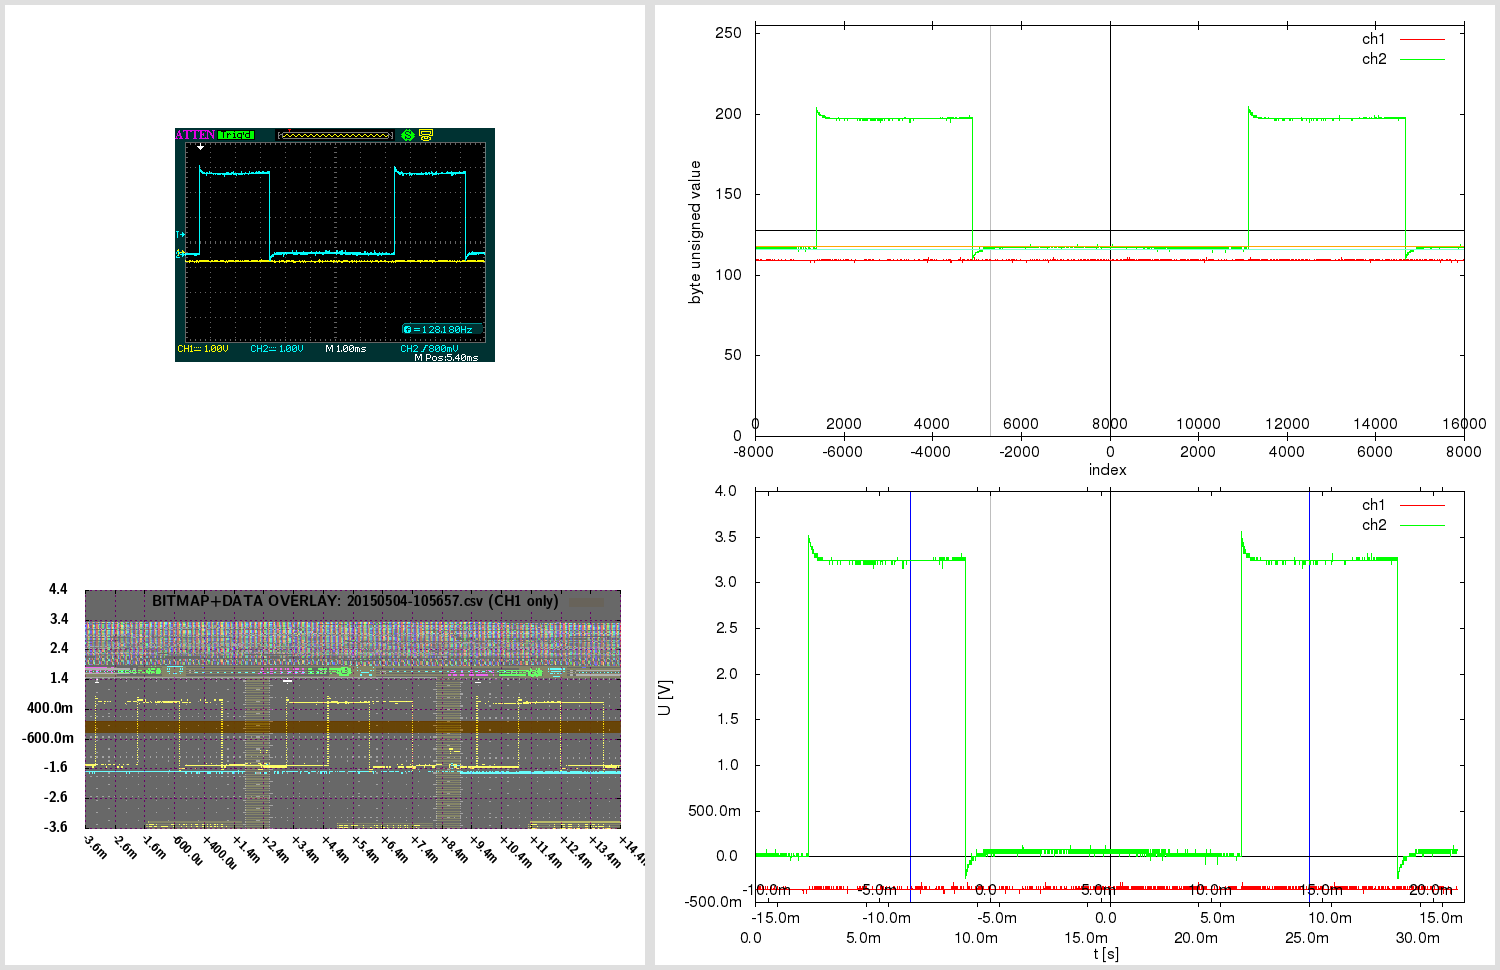

Write the gnuplot code that produced this figure.

# 20150504-105657.gnuplot [generated by /home/warreee/attenload/adsparse-wave.pl]
# single gnuplot file, with two potentially independent scripts
# generates three plots: one based on integer, other based on real (SI) values
# and one bitmap overlay - and then montages them using ImageMagick

# attengrab .csv can just be centered (over t)
# -> the x=0 (t=0) will correspond to scope center
# (but .DAV/.CSV will also need extra sample alignment)

# in Linux, to see available fonts, do:
# fc-list --verbose | grep 'fullname:' | less
# the two fonts used here:
# LMSansDemiCond10-Regular or "Latin Modern Sans Demi Cond"; and Helvetica
# Helvetica doesn't even get reported on my system:
# $ fc-list --verbose | grep 'fullname:' | grep -i 'Helvetica\|Demi Cond'
#	fullname: "LM Sans Demi Cond 10 Regular"(s) "LMSansDemiCond10-Regular"(s)


print "Gnuplotting..."

## "master settings" (shared between both parts of script)

# line color - specified by linestyles
set style line 1 linetype 1 linecolor rgb "red"
set style line 2 linetype 1 linecolor rgb "green"
set style line 3 linetype 1 linecolor rgb "orange"
set style line 4 linetype 1 linecolor rgb "aquamarine"
set style line 5 linetype -1 linecolor rgb "black"
set style line 6 linetype -1 linecolor rgb "gray"
set style line 7 linetype 1 linecolor rgb "blue"


# VARIABLES ########### ########### ###########

fnbase="20150504-105657"
fn_bmp = fnbase . ".bmp"
fn_pngr = fnbase . "_r.png"
fn_pngi = fnbase . "_i.png"
fn_pngov = fnbase . "_ov.png"
fn_pngt = fnbase . "_tmp.png"
fn_pngo = fnbase . ".png"

# scope screen(shot) properties
tdiv = 0.001          # T/DIV (50e-9)
toffs = 0.00540000009536743        # time offset (scope) (200e-9)
vdiv1 = 1        # V/DIV CH1 (500e-3)
vdiv2 = 1         # V/DIV CH2 (50e-3)
voffs1 = -0.4         # volt offset CH1 (-1.5)
voffs2 = -0.48       # volt offset CH2 (100e-3)
sampintp  = 2.0000002e-06    # (500e-12)
sampintf  = 1/sampintp
sratacqf  = 500000      # (250e6)
sratacqp  = 1/sratacqf
#osf = 1.0    # oversample factor (multiplies .CSV and .DAV time domain) # unused here
adsFactor = 1.28

# (edges of current capture and divisions)
scope_hdiv=18
scope_vdiv=8
# enforce floating point (see below)
scope_trange = scope_hdiv*tdiv*1.0    # (900e-9)
scope_left=toffs-(scope_trange/2)     # (-250e-9)
scope_right=toffs+(scope_trange/2)    # (650e-9)
scope_bottom=-voffs1-(scope_vdiv*vdiv1/2) # -500e-3
scope_top=-voffs1+(scope_vdiv*vdiv1/2)    # 3.5

totalch1Vspan=scope_vdiv*vdiv1
totalch2Vspan=scope_vdiv*vdiv2
ch1Vcoeff = adsFactor*totalch1Vspan/(2**8)
ch2Vcoeff = adsFactor*totalch2Vspan/(2**8)

voffs1int = voffs1/ch1Vcoeff  # -10
voffs2int = voffs2/ch2Vcoeff  # -12

acsv_fn = fnbase . '.csv' # '20130020-013902.csv' # from attenload tmp_wav
acsz=16000         # tmp_wav/.csv size (900)
fts=2e-06         # final timestep (sampling period)
# here scope_trange could be 18*1, with acsz 16000;
# if as integer, 18/16000 would be 0 - enforce floating point
# above enforcing scope_trange to float doesn't work,
# must again here:
tdivp = 1.0*scope_trange/acsz   # sampling rate, based on scope range and numsamples in tmp (1ns)
tdivf = 1/tdivp             # freq based on that sampling rate

# just in case - not needed usually:
triglevel=800e-3
trigholdoff=100e-9

toffsamp = toffs/fts		# 2700
# time finetune offset - int (samples) (depends on range)
tfoi = -164


#### extract bitmap from .png, if .bmp not present
# was -crop 480x234+10+10; now -crop 480x234+95+128

cmdstr = 'if (! test -f "'.fn_bmp.'") ; then \
  echo -n "'.fn_bmp.' not found .. " ; \
  if [ -f "'.fn_pngo.'" ] ; then \
    echo -n "'.fn_pngo.' found - extracting" ; \
    convert -crop 480x234+95+128 "'.fn_pngo.'" "'.fn_bmp.'" ; \
  else \
    echo -n "'.fn_pngo.' not found - cannot extract" ; \
  fi ; \
else \
  echo -n "'.fn_bmp.' found - using that" ; \
fi; echo'

#print cmdstr
# note - since cmdstr above uses double quotes,
# must use single quotes for bash here!:
print system("bash -c '". cmdstr ."' 2>&1")


##################################
###### plot directly with unsigned byte data

set terminal png size 840,480
set termoption enhanced
set termoption font "Helvetica, 12"

set output fn_pngi
set datafile separator ","

# set axis label
set xlabel "index" offset 0.0,0.8
set ylabel "byte unsigned value" offset 1.0,0.0


# horizontal line as functions
zeroline(x)=128
ch1offs(x)=128+voffs1int # (-10)
ch2offs(x)=128+voffs2int # (-12)

# vertical line - headless arrow
# "y" scope axis in middle:
ymI = acsz/2
set arrow from ymI,0 to ymI,255 nohead ls 5
# time offset:
toI = ymI - toffs/fts
set arrow from toI,0 to toI,255 nohead ls 6


# must use multiplot here, to have two x-axes
# and thus, must set lmargin, so both graphs match

set size 1.0,0.9      # 0.1/2 = 0.05
set bmargin 0
set lmargin 10
set yrange [0:255] # 8-bit


set multiplot

set origin 0,0.1
set xrange [0:acsz]
set xtics in
set xtics offset 0,graph 0.08
plot \
  zeroline(x) with lines notitle ls 5,\
  acsv_fn using 1:2 with lines title "ch1" ls 1, \
  "" using 1:3 with lines title "ch2" ls 2, \
  ch1offs(x) with lines notitle ls 3, \
  ch2offs(x) with lines notitle ls 4

unset arrow # if big offset, line from prev. can 'leak' in next at diff place, so reset

set origin 0,0.1
set xtics out
set xtics offset 0,graph 0.02
set xrange [-acsz/2:acsz/2-1]
#set xtics nomirror 500
set noytics
set noylabel
unset xlabel # set xlabel ""
set border 1
plot 0 notitle

set nomultiplot


### reset previous settings
#unset border # no work for default
set border    # Draw default borders:
set ytics
unset yrange


##################################
###### plot with converted real SI units

# reset # resets set style line!

set terminal png size 840,480
set termoption enhanced
set termoption font "Helvetica, 12"

set output fn_pngr
set datafile separator ","

# set axis label
set xlabel "t [s]" offset 0.0,0.1
set ylabel "U [V]" offset 1.0,0.0

# axis tics format
set format y "%.1s%c"
set format x "%.1s%c"


# horizontal line as functions
zerolineR(x)=0
# don't show real offsets; they could be way off depending on V/DIV
#ch1offsR(x)=0+(-0.4)
#ch2offsR(x)=0+(-0.48)

# "y" scope axis in middle (the +1 added to ymI so it snaps at 0):
ymR=(ymI+1)*fts
set arrow from ymR,graph 0 to ymR,graph 1 nohead ls 5
# time offset:
toR=toI*fts
set arrow from toR,graph 0 to toR,graph 1 nohead ls 6
# indicate scope range here too
set arrow from scope_left+toR,graph 0 to scope_left+toR,graph 1 nohead ls 7
set arrow from scope_right+toR,graph 0 to scope_right+toR,graph 1 nohead ls 7


# must use multiplot here, to have two x-axes
# and thus, must set lmargin, so both graphs match

set size 1.0,0.9      # 0.1/2 = 0.05
set bmargin 0
set lmargin 10
set yrange [] writeback # since we don't set explicity, must save autorange
set autoscale y

set multiplot

set origin 0,0.13
set xrange [0:acsz*fts]
set xtics out
set xtics offset 0,graph -0.03
plot \
  zerolineR(x) with lines notitle ls 5,\
  acsv_fn using ($4+tfoi*fts):5 with lines title "ch1" ls 1, \
  "" using ($4+tfoi*fts):6 with lines title "ch2" ls 2

set yrange restore # this saves the found yrange after `plot`
unset arrow # if big offset, line from prev. can 'leak' in next at diff place, so reset

set origin 0,0.13
set xtics out
set xtics offset 0,graph 0.02
set xrange [(-acsz/2)*fts:(acsz/2-1)*fts]
set noytics
set noylabel
unset xlabel # set xlabel ""
set border 1
plot GPVAL_Y_MIN notitle

set origin 0,0.13
set xtics in
set xtics offset 0,graph 0.08
# wrong to put xrange [scope_left:scope_right] here;
# as [scope_left:scope_right] could be a snippet,
# and this graph shows entire capture!
# simply move the previous scale for toffset
toRR=(acsz/2.)*fts-toR
set xrange [(-acsz/2)*fts+toRR:(acsz/2-1)*fts+toRR]
set noytics
set noylabel
unset xlabel # set xlabel ""
set border 1
plot GPVAL_Y_MIN notitle

set nomultiplot


##################################
###### plot with bitmap and data overlay

# here 840,480 remains as output png size,
# even if not set explicitly; also, make
# the height smaller - so can have gravity North in montage

set terminal png truecolor size 640,305 # size 840,480
set termoption enhanced
myfont="LMSansDemiCond10-Regular"   # LMSansDemiCond10-Regular or "Latin Modern Sans Demi Cond"
# cannot do concatenation direct in termoption line, so in separate string
myfontb="".myfont.", 12"
set termoption font myfontb

set output fn_pngov
set datafile separator ","


set autoscale
unset xtics
unset ytics
unset border
unset arrow # delete all arrows
unset object # (hopefully) delete objects?

set xrange [scope_left:scope_right]
xticstep=(scope_right-scope_left)/scope_hdiv
set xtics in scope_left,xticstep,scope_right scale 1
set yrange [scope_bottom:scope_top]
yticstep=(scope_top-scope_bottom)/scope_vdiv
set ytics in scope_bottom,yticstep,scope_top scale 1
set grid xtics ytics back linecolor rgb "magenta"
# right is only gnuplot 4.6 - without it ok w/ 4.4
#set xtics rotate by -45 offset 2.5,-1.50 right format "%+.1s%c" font myfont.',10'
set xtics rotate by -45 offset 0.0,0.0 format "%+.1s%c" font myfont.',10'
set key noenhanced

# dimensions of scope screenshot bitmap
bmp_w=480
bmp_h=234

# alpha bmp transparency [0:255]
bmp_alpha = 150
# boxes fillstyle transparent solid 0.10
box_transp = (1.-(acsz/16384.))*0.9 + 0.10

# plot string for data in transparent bitmap:
plot1au = "(($0-acsz/2.+tfoi)*fts+toffs):($5)"

# bmp_w=480 bmp_h=234 ; inside 451x201+15+14
# on plot: scope_left:scope_right and scope_bottom:scope_top!
# (so toffset is built in!)

bdx = scope_trange/(451.0-1)  # [s/pixel] /451: 1.99557e-09 vs 2.000e-9 manually
bdy = totalch1Vspan/(201.0-1) # [V/pixel] /201: 0.0199005 vs 0.02005 manually
bofx = -((scope_trange/2.0)-toffs+(15.0+0)*bdx) #-15.0*bdx # -2.8e-7
bofy = -((totalch1Vspan/2.0)+voffs1+(14.0+5)*bdy) #-14.0*bdy # -0.88

# seems `boxes fillstyle transparent solid 0.40` makes some seethroughs
# or something with bmp alpha overlay; but even without, all the same?
# because the red + blue (somehow inverted) creates a gray.. better green or orange

_plot_str = "zerolineR(x) with lines notitle ls 1,\
acsv_fn \
  using ".plot1au." with boxes fillstyle transparent solid box_transp noborder linestyle 3\
  title 'BITMAP+DATA OVERLAY: '.acsv_fn.' (CH1 only)',\
fn_bmp \
  binary array=(bmp_w,bmp_h) skip=54 format='%uchar' \
  dx=bdx dy=bdy origin=(bofx,bofy) \
  using 1:2:3:(bmp_alpha) \
  with rgbalpha t ''"

# seems actual plot in screenshot bitmap (480 × 234)
#  is at: 451x201+15+14; aspect ratio 201/451 = 0.445676
set size ratio 0.445676

eval("plot " . _plot_str)




##################################
###### montage commands

# used to be in attengrab; now here
# call ImageMagick montage via system
# and montage in `gnuplot` (easier to separate)

print "Montaging images..."
# this works in ImageMagick 6.6.2-6, but not in 6.5.7-8
#      '.fn_pngov.' -gravity Center -extent x480  \#
# must spec -extent 640x480 for 6.5

cmdstr = 'montage \
  <(montage \
    <(convert \
      '.fn_bmp.' -gravity Center -crop 640x480-10+0! -flatten  \
      bmp:-) \
    <(convert \
      '.fn_pngov.' -gravity Center -extent 640x480  \
      bmp:-) \
  -tile 1x -geometry +0+0  \
  bmp:-) \
  <(montage \
    '.fn_pngi.' \
    '.fn_pngr.' \
  -tile 1x -geometry +0+0  \
  bmp:-) \
-geometry +0+0 -border 5 \
'.fn_pngo

print cmdstr
print system('bash -c "'. cmdstr .'" 2>&1')

print "Deleting temp files ..."

delcmd = "rm"

# leave the bitmap for now
# actually, let attengrab handle it - since
# it may need to be re-taken!
# #cmdstr = delcmd ." ". fn_bmp
# #print cmdstr . "  " . system(cmdstr . " 2>&1")

cmdstr = delcmd ." ". fn_pngr
print cmdstr . "  " . system(cmdstr . " 2>&1")

cmdstr = delcmd ." ". fn_pngi
print cmdstr . "  " . system(cmdstr . " 2>&1")

cmdstr = delcmd ." ". fn_pngov
print cmdstr . "  " . system(cmdstr . " 2>&1")




# note:
# set terminal png size 840,480 # size defaults to 640x480 px
# set terminal pdf size 10,3 # size defaults to 5x3 in
# enhanced text: set termoption enhanced

# vertical line - headless arrow
# need ymin and ymax; gnuplot gives them only after plot -
# - and even then they do not correspond to end ticks
# - and even then, cannot get the arrow to show, after the second `plot`
# .. nor can I edit it anyhow; it must run before the first `plot`
# so instead of that, position y coordinates relative to graph (0 to 1)
#set arrow 1 from graph 0.5,0 to graph 0.5,1 nohead ls 5

# in multiplot, yrange should be after the size command
# note: xrange could be 2250 or 450
# so leave it to autoscale here? will be accurate since it's integer index...
# now set explicitly by script # below in multiplot

# axis tics format
# for engineering notation - 'help format specifiers':
# "A 'scientific' power is one such that the exponent is a multiple of three."

# print "Montaging images..."

# "The 'tile' size is then set to the largest dimentions
# of all the resized images, and the size actually specified."
# "by removing the 'size' component, non of the images will
# be resized, and the 'tile' size will be set to the largest
# dimensions of all the images given"
# not so simple: http://unix.stackexchange.com/questions/4046/
# can be done in one command with bash subprocess pipes (bash only)
# was: .fn_bmp.' -gravity NorthWest ; fn_pngov.' -gravity North
# can pad with -gravity Center -extent 640x480;
# but also with crop! -flatten - there have offset too!
# -geometry +2+2 can also mess up the last -border 5 !

# bmp scale worked for:
# bmp_w=480 bmp_h=234 ; inside 451x201+15+14
# tdiv = 5e-08,  toffs = 2e-07,  vdiv1 = 0.5,   voffs1 = -1.5,
# dx=2.000e-9 dy=0.02005 origin=(-2.8e-7,-0.88) for
# tspan = 18*tdiv = 18*5e-08 = 9e-07s
# vspan1 = 8*vdiv1 = 8*0.5 = 4V
# tspan/451 = 9e-07/451 = 1.99557e-09 s/pixel
# vspan1/201 = 4/201 = 0.0199005 V/pixel
# bdx=tspan/(451-1) = '9e-07/(451-1)' = 2e-09
# bdy=vspan1/(201-1) = '4/(201-1)' = 0.02
# 15*bdx = 15*2e-9 = 3e-08
# 14*bdy = 14*0.02 = 0.28
# 15*1.99557e-09 = 2.99335e-08
# 14*0.0199005 = 0.278607
